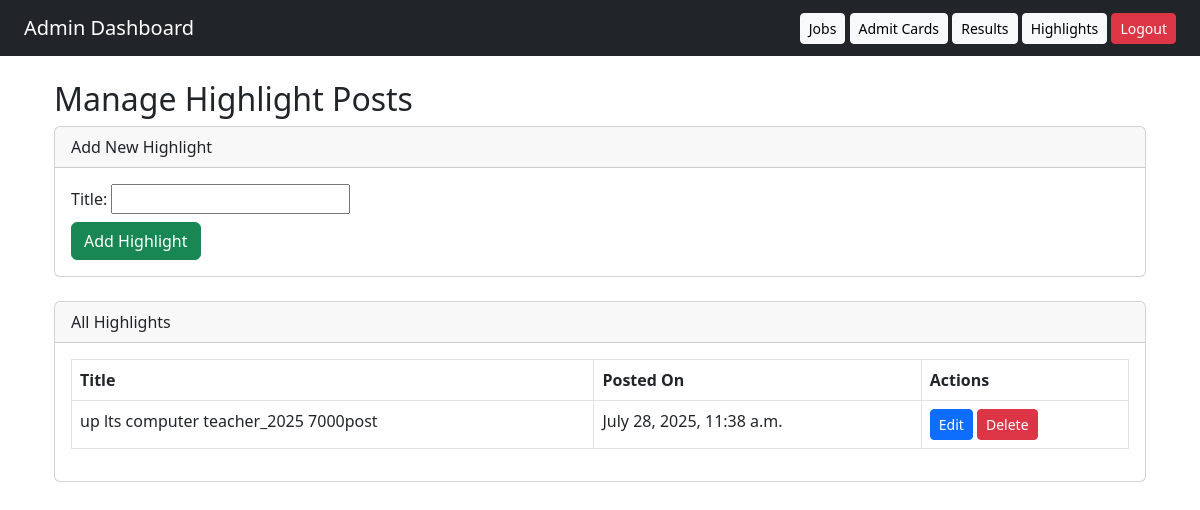
/dashboard/highlights/ (signed in), run on the app's committed database.
### core/models.py (models this page shows, shortened)
class HighlightPost(models.Model):
    title = models.CharField(max_length=200)
    post_count = models.PositiveIntegerField(default=0)
    link = models.URLField(null=True, blank=True)
    bg_color = models.CharField(
        max_length=20,
        help_text="Bootstrap background color (e.g. danger, primary, success)",
        default='primary'
    )
    posted_on = models.DateTimeField(auto_now_add=True)

### core/views.py (the view)
# urls.py: path('dashboard/highlights/', views.manage_highlights, name='manage_highlights'),
@login_required
def manage_highlights(request):
    highlights = HighlightPost.objects.all().order_by('-posted_on')
    if request.method == 'POST':
        form = HighlightPostForm(request.POST)
        if form.is_valid():
            form.save()
            return redirect('manage_highlights')
    else:
        form = HighlightPostForm()
    return render(request, 'dashboard/manage_highlights.html', {
        'form': form,
        'highlights': highlights
    })

### core/forms.py
class HighlightPostForm(forms.ModelForm):
    class Meta:
        model = HighlightPost
        fields = ['title','link', 'post_count', 'bg_color']

### core/templates/dashboard/manage_highlights.html (shortened to what this page needs)
{% extends 'dashboard/dashboard_base.html' %}
{% block content %}
<div class="container mt-4">
    <h2>Manage Highlight Posts</h2>
    <div class="card mb-4">
        <div class="card-header">Add New Highlight</div>
        <div class="card-body">
            <form method="POST">
                <div class="form-group mb-2">
                    {{ form.title.label_tag }}
                    {{ form.title }}
                </div>
                <button type="submit" class="btn btn-success">Add Highlight</button>
            </form>
        </div>
    </div>
    <div class="card">
        <div class="card-header">All Highlights</div>
        <div class="card-body">
            <table class="table table-bordered">
                <thead>
                    <tr>
                        <th>Title</th>
                        <th>Posted On</th>
                        <th>Actions</th>
                    </tr>
                </thead>
                <tbody>
                    {% for highlight in highlights %}
                    <tr>
                        <td>{{ highlight.title }}</td>
                        <td>{{ highlight.posted_on }}</td>
                        <td>
                            <a href="{% url 'edit_highlight' highlight.id %}" class="btn btn-sm btn-primary">Edit</a>
                            <a href="{% url 'delete_highlight' highlight.id %}" class="btn btn-sm btn-danger" onclick="return confirm('Are you sure?')">Delete</a>
                        </td>
                    </tr>
                    {% empty %}
                    <tr><td colspan="3">No highlights found.</td></tr>
                    {% endfor %}
                </tbody>
            </table>
        </div>
    </div>
</div>
{% endblock %}

### data on the page
HighlightPost: title "up lts computer teacher_2025 7000post", posted_on "July 28, 2025, 11:38 a.m."
